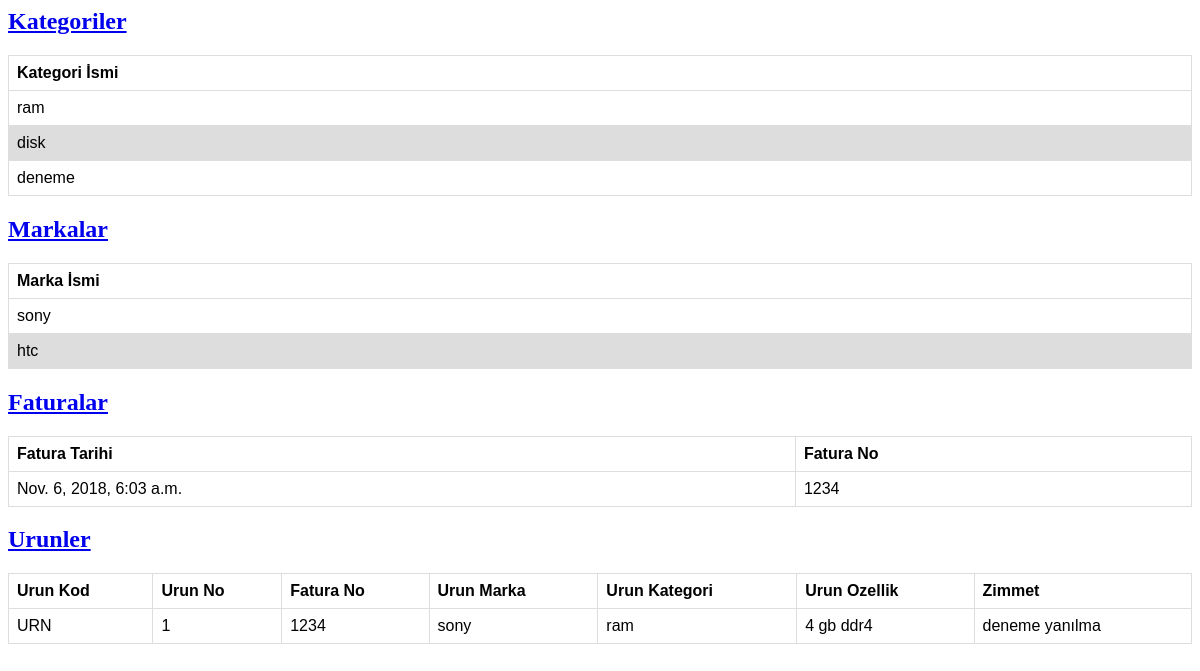
The app's page /, older data.
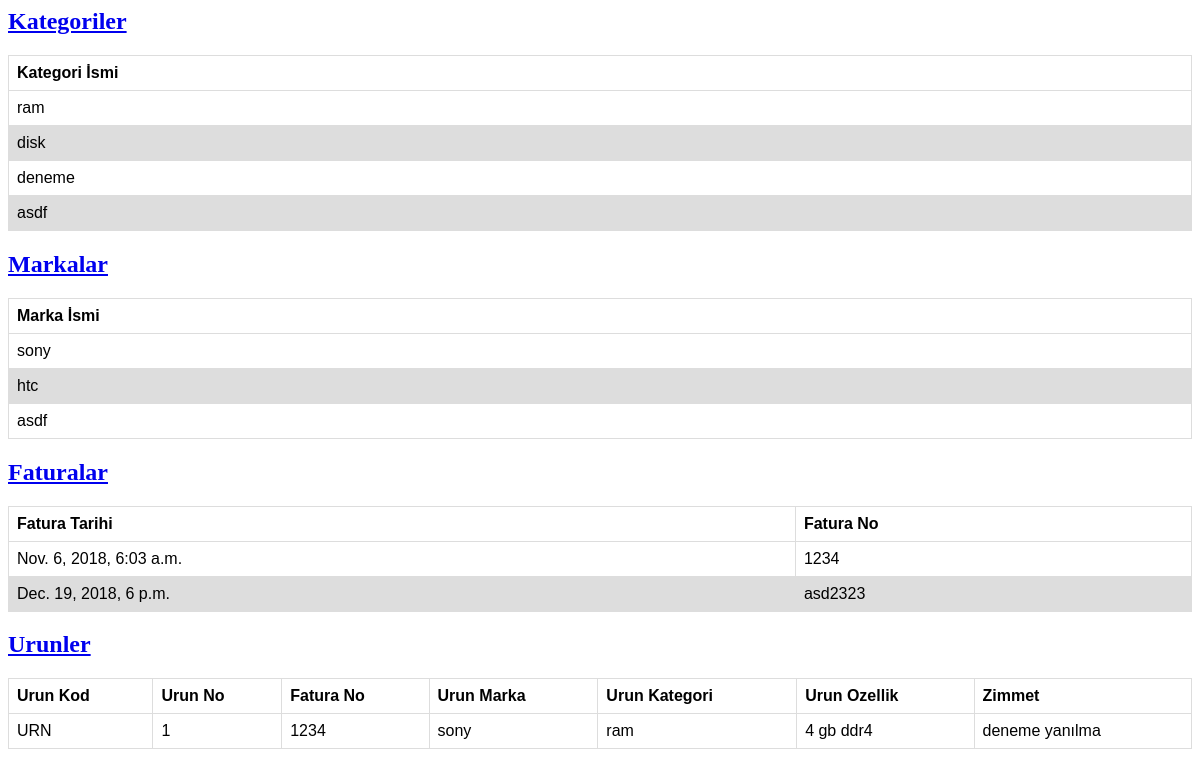
The same page, newer data.
### envanter_takip/models.py (models this page shows, shortened)
class Kategori(models.Model):
    isim = models.CharField(max_length=255)
    def __str__(self):
        return str(self.isim)

class Marka(models.Model):
    isim = models.CharField(max_length=255)
    def __str__(self):
        return str(self.isim)

class Fatura(models.Model):
    numara = models.CharField(max_length=16)
    tarih = models.DateTimeField()
    def __str__(self):
        return str(self.numara)

class Urun(models.Model):
    urun_kod = models.CharField(max_length=5, default='URN', verbose_name='Ürün Kodu')
    urun_no = models.PositiveIntegerField(default='1', verbose_name='Ürün No')
    ozellik = models.TextField()
    marka = models.ForeignKey(Marka, on_delete=models.CASCADE,)
    kategori = models.ForeignKey(Kategori, on_delete=models.CASCADE,)
    fatura = models.ForeignKey(Fatura, on_delete=models.CASCADE,)
    zimmet = models.ForeignKey(Zimmet, on_delete=models.CASCADE,)

class Zimmet(models.Model):
    isim = models.CharField(max_length=255)
    teslim_tarihi = models.DateTimeField()
    def __str__(self):
        return str(self.isim)

### envanter_takip/views.py (the view)
# urls.py: path(r'', HomePageView.as_view(), name='ana_sayfa'),
class HomePageView(TemplateView):
    context_object_name = 'liste'
    template_name = 'envanter_takip/index.html'
    def get_context_data(self, **kwargs):
        context = super(HomePageView, self).get_context_data(**kwargs)
        urunler = Urun.objects.all()
        markalar = Marka.objects.all()
        kategoriler = Kategori.objects.all()
        faturalar = Fatura.objects.all()
        zimmetler = Zimmet.objects.all()
        context['urunler'] = urunler
        context['markalar'] = markalar
        context['kategoriler'] = kategoriler
        context['faturalar'] = faturalar
        context['zimmet'] = zimmetler
        return context

### envanter_takip/templates/envanter_takip/index.html (shortened to what this page needs)
<html>
<head>
</head>
<body>
    <h2><a href="kategoriler">Kategoriler</a></h2>
    <table>
        <thead>
            <th>Kategori İsmi</th>
        </thead>
        <tbody>
        {% for kategori in kategoriler %}
        <tr>
            <td>{{ kategori.isim }}</td>
        </tr>
        {% endfor %}
        </tbody>
    </table>
    <h2><a href="markalar">Markalar</a></h2>
    <table>
        <thead>
            <th>Marka İsmi</th>
        </thead>
        <tbody>
        {% for marka in markalar %}
        <tr>
            <td>{{ marka.isim }}</td>
        </tr>
        {% endfor %}
        </tbody>
    </table>
    <h2><a href="faturalar">Faturalar</a></h2>
    <table>
        <thead>
            <th>Fatura Tarihi</th>
            <th>Fatura No</th>
        </thead>
        <tbody>
        {% for fatura in faturalar %}
        <tr>
            <td>{{ fatura.tarih }}</td>
            <td>{{ fatura.numara }}</td>
        </tr>
        {% endfor %}
        </tbody>
    </table>
    <h2><a href="urunler">Urunler</a></h2>
    <table>
        <thead>
            <th>Urun Kod</th>
            <th>Urun No</th>
            <th>Fatura No</th>
            <th>Urun Marka</th>
            <th>Urun Kategori</th>
            <th>Urun Ozellik</th>
            <th>Zimmet</th>
        </thead>
        <tbody>
        {% for urun in urunler %}
        <tr>
            <td>{{ urun.urun_kod }}</td>
            <td>{{ urun.urun_no }}</td>
            <td>{{ urun.fatura }}</td>
            <td>{{ urun.marka }}</td>
            <td>{{ urun.kategori }}</td>
            <td>{{ urun.ozellik }}</td>
            <td>{{ urun.zimmet }}</td>
        </tr>
        {% endfor %}
        </tbody>
    </table>
</body>
</html>

Row changes from the older to the newer data that the page shows:
added Kategori: isim "asdf"
added Marka: isim "asdf"
added Fatura: tarih "Dec. 19, 2018, 6 p.m.", numara "asd2323"
